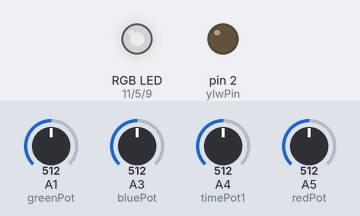
The sketch below on a simulated Arduino Uno, built with avr-gcc and run on an emulated ATmega328P. Shown: an RGB LED mixed from three pins (HIGH = lit), output pins drawn as LEDs (lit = HIGH). Inputs (shaded band) come from the test bench; at power-on: A4 (timePot1) = 512, A1 (greenPot) = 512, A3 (bluePot) = 512, A5 (redPot) = 512. Dim RGB values are drawn brighter than linear.

Above: at 1.2 s.
1.3 s: A4 (timePot1) set to 232
4.3 s: A4 (timePot1) set to 207
7.3 s: A1 (greenPot) set to 716
At 9.3 s:
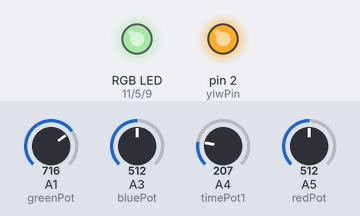
9.9 s: A3 (bluePot) set to 716
At 12.0 s:
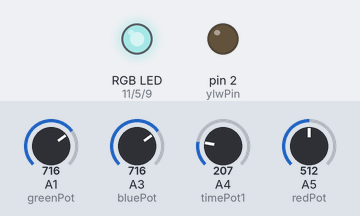
12.9 s: A5 (redPot) set to 716
At 14.1 s:
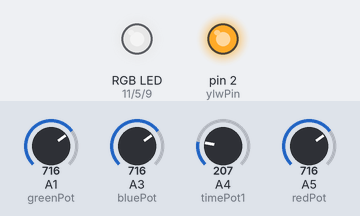
15.9 s: A1 (greenPot) set to 992
At 17.5 s:
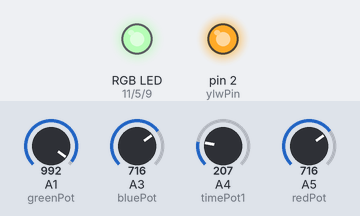
Timing chart, 0 to 19.9 s (numbered marks = the images above; inputs shaded):
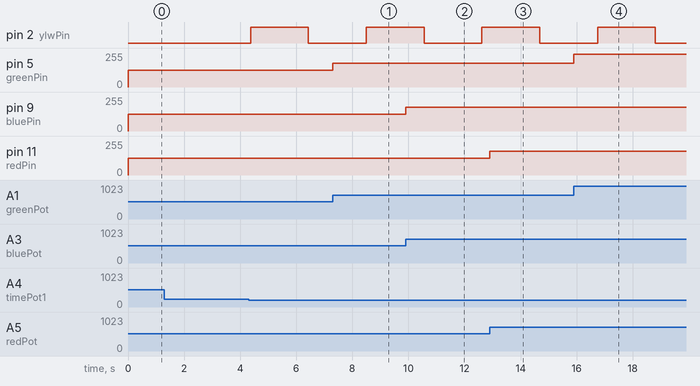

The sketch:

rgb_mixer.ino
```cpp
// Potentiometer-Controlled RGB Mixer with Variable Blinker
// Three pots control red, green, blue LED brightness via PWM.
// A fourth pot controls the blink rate of a yellow LED.

int redPot = A5;
int bluePot = A3;
int greenPot = A1;
int timePot1 = A4;

int redPin = 11;
int bluePin = 9;
int greenPin = 5;
int ylwPin = 2;

unsigned long dt;
bool togglestateYlw;

int inputPins[3] = {redPot, greenPot, bluePot};
int outputPins[4] = {redPin, greenPin, bluePin, ylwPin};

unsigned long now;
unsigned long later;

void setup(){
  int i;
  for(i = 0; i < 3; i++) pinMode(inputPins[i], INPUT);
  for(i = 0; i < 4; i++) pinMode(outputPins[i], OUTPUT);
  Serial.begin(9600);
  now = millis();
  togglestateYlw = (analogRead(timePot1)) ? 1 : 0;
}

void loop(){
  later = millis();

  int redReading = analogRead(redPot);
  int blueReading = analogRead(bluePot);
  int greenReading = analogRead(greenPot);

  float scalingFactor = 255 / 1023.;
  int red   = redReading   * scalingFactor;
  int blue  = scalingFactor * blueReading;
  int green = scalingFactor * greenReading;

  int t1 = analogRead(timePot1);
  float minDt = 50;
  float maxDt = 10000;
  float timeFactor = (float)t1;
  dt = minDt + ((maxDt - minDt) / 1023.) * timeFactor;

  analogWrite(redPin,   red);
  analogWrite(bluePin,  blue);
  analogWrite(greenPin, green);

  if (timeFactor == 0) {
    digitalWrite(ylwPin, 0);
    now = later;
  } else {
    if (later - now >= dt) {
      digitalWrite(ylwPin, togglestateYlw = !togglestateYlw);
      now = later;
    }
  }

  // Uncomment during testing / debugging
  // Serial.print("red intensity: ");  Serial.println(red);
  // Serial.print("blue intensity: "); Serial.println(blue);
  // Serial.print("green intensity: ");Serial.println(green);
  // Serial.print("t1: ");             Serial.println(t1);
  // Serial.print("timeFactor: ");     Serial.println(timeFactor);
  // Serial.print("dt (ms): ");        Serial.println(dt);
}
```

Measured:
- after the input at 1.3 s, every drawn part: stays the same
- after the input at 7.3 s, pin 5 (greenPin): 127/255 → 178/255 at once
- after the input at 9.9 s, pin 9 (bluePin): 127/255 → 178/255 at once
- after the input at 12.9 s, pin 11 (redPin): 127/255 → 178/255 at once
- after the input at 15.9 s, pin 5 (greenPin): 178/255 → 247/255 at once
